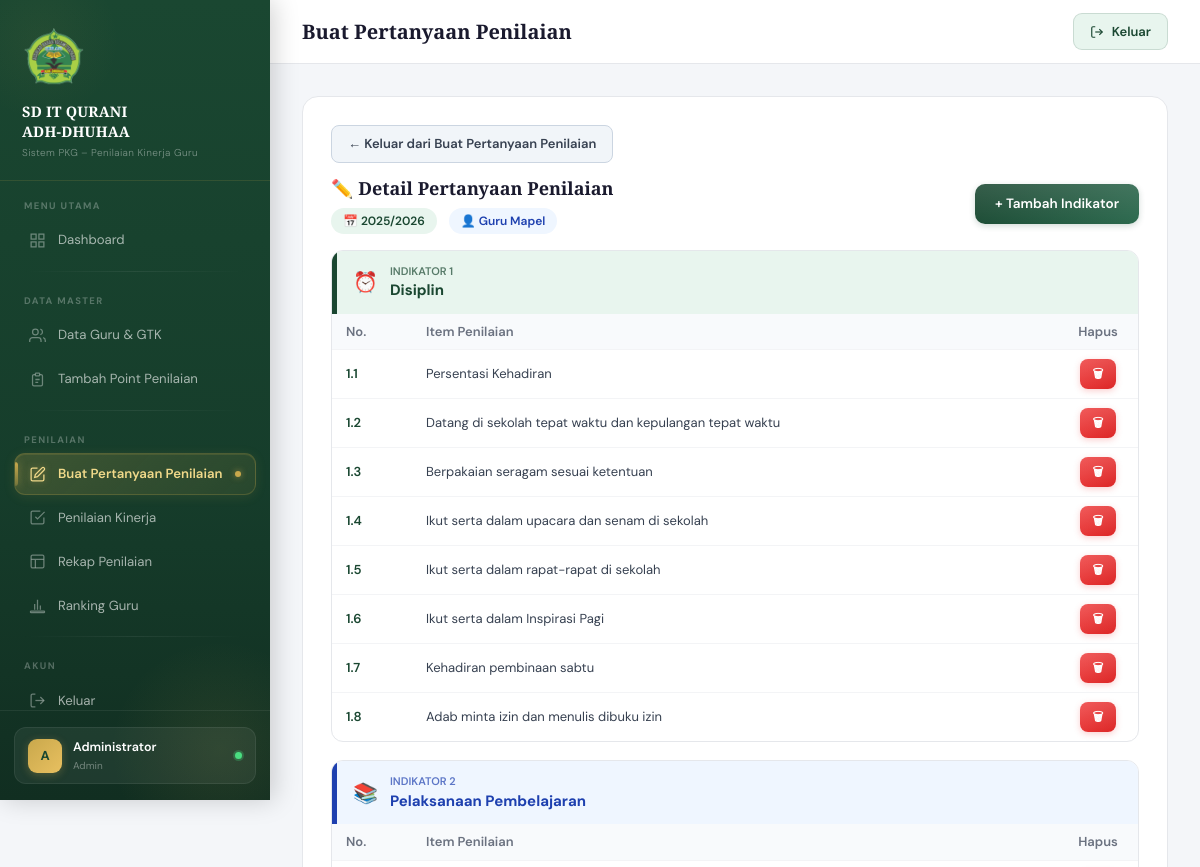
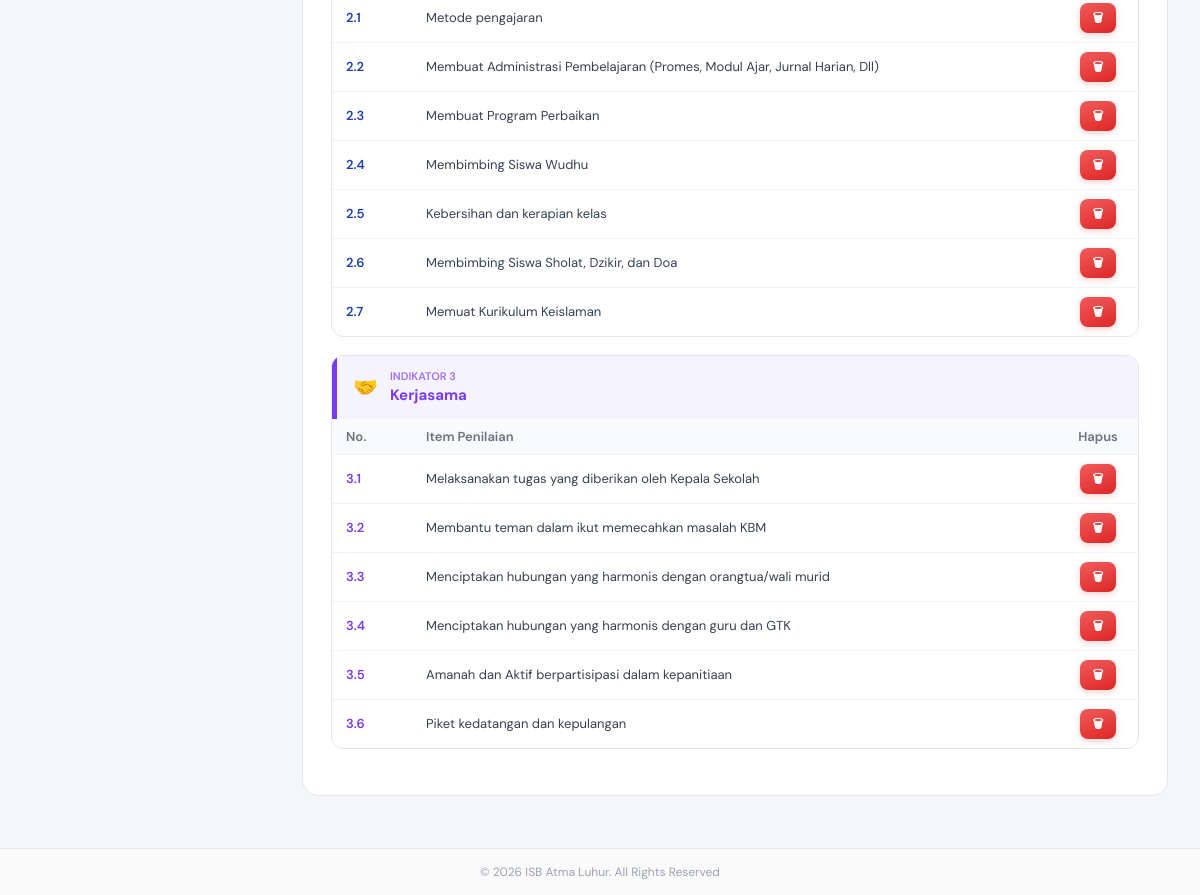
Page /custom_penilaian.php?action=edit&id=20 (signed in) on the committed database (2 pictures, top to bottom).
### tables this page shows
CREATE TABLE `komponen` (
  `id_komponen` int NOT NULL,
  `ta_komponen` varchar(255) NOT NULL COMMENT 'Nama/deskripsi komponen',
  `type_guru` varchar(20) NOT NULL COMMENT 'FK ke tipe_guru.kode'
);

CREATE TABLE `isi` (
  `id_komponen` int NOT NULL COMMENT 'FK ke komponen.id_komponen',
  `nama_indikator` varchar(100) NOT NULL COMMENT 'Nama indikator dalam custom penilaian',
  `urutan_isi` int DEFAULT '0' COMMENT 'Urutan indikator dalam komponen',
  `id_item` int NOT NULL COMMENT 'FK ke item.id_item',
  `nomor_item` varchar(10) NOT NULL COMMENT 'cth: 1.1, 1.2, 2.1'
);

CREATE TABLE `item` (
  `id_item` int NOT NULL,
  `nama_item` varchar(255) NOT NULL,
  `created_at` timestamp NULL DEFAULT CURRENT_TIMESTAMP
);

### includes/config.php (called while the page is built, shortened)
<?php
function getTipeGuru(PDO $pdo): array
{
    if (!isset($GLOBALS['_cache_tipe_guru'])) {
        try {
            $rows = $pdo->query("SELECT kode, label FROM tipe_guru ORDER BY urutan")->fetchAll();
            $result = [];
            foreach ($rows as $row) {
                $result[$row['kode']] = $row['label'];
            }
        } catch (Exception $e) {
            $GLOBALS['_cache_tipe_guru'] = [
                'guru_quran' => "Guru Qur'an",
                'guru_kelas' => 'Guru Kelas',
                'mapel'      => 'Guru Mapel',
                'gtk'        => 'GTK/Staff',
            ];
        }
    }
    return $GLOBALS['_cache_tipe_guru'];
}

### custom_penilaian.php (the view, shortened to what this page needs)
<?php
require_once 'includes/config.php';
$action = $_GET['action'] ?? '';
$id     = (int)($_GET['id'] ?? 0);
$tipeLabels   = getTipeGuru($pdo);
$editKomponen   = null;
$isiList        = [];
if ($action === 'edit' && $id) {
    $stmt = $pdo->prepare("SELECT * FROM komponen WHERE id_komponen = ?");
    $stmt->execute([$id]);
    $editKomponen = $stmt->fetch();
    if ($editKomponen) {
        $stmt2 = $pdo->prepare("
            SELECT s.*, m.nama_item
            FROM isi s
            JOIN item m ON s.id_item = m.id_item
            WHERE s.id_komponen = ?
            ORDER BY s.urutan_isi, s.nomor_item
        ");
        $stmt2->execute([$id]);
        $rawIsi = $stmt2->fetchAll();
        foreach ($rawIsi as $row) {
            $isiList[$row['nama_indikator']][] = $row;
        }
    }
}
require_once 'includes/header.php';
?>
<?php if ($action === 'edit' && $editKomponen): ?>
    <div class="data-table-card" style="margin-bottom:20px;">
        <div style="display:flex;align-items:center;gap:14px;margin-bottom:12px;">
            <a href="custom_penilaian.php"
                style="display:inline-flex;align-items:center;gap:8px;background:#f1f5f9;color:#374151;text-decoration:none;font-size:13px;font-weight:600;padding:8px 16px;border-radius:8px;border:1.5px solid #cbd5e1;transition:all .2s;"
                onmouseover="this.style.background='#e2e8f0';this.style.borderColor='#94a3b8';this.style.color='#111827';"
                onmouseout="this.style.background='#f1f5f9';this.style.borderColor='#cbd5e1';this.style.color='#374151';">
                ← Keluar dari Buat Pertanyaan Penilaian
            </a>
        </div>
        <div class="card-header-custom mb-3">
            <div>
                <div class="card-title-custom">✏️ Detail Pertanyaan Penilaian</div>
                <div style="margin-top:6px;display:flex;gap:12px;flex-wrap:wrap;">
                    <span style="background:#e8f5ee;color:#1a4731;padding:4px 12px;border-radius:20px;font-size:12px;font-weight:600;">
                        📅 <?= htmlspecialchars($editKomponen['ta_komponen']) ?>
                    </span>
                    <span style="background:#eff6ff;color:#1e40af;padding:4px 12px;border-radius:20px;font-size:12px;font-weight:600;">
                        👤 <?= htmlspecialchars($tipeLabels[$editKomponen['type_guru']] ?? $editKomponen['type_guru']) ?>
                    </span>
                </div>
            </div>
            <button type="button" onclick="openModalIndikator()" class="btn-primary-custom">
                + Tambah Indikator
            </button>
        </div>
        <?php
        $katIcons = [
            'Disiplin'                 => ['⏰', '#1a4731', '#e8f5ee'],
            'Pelaksanaan Pembelajaran' => ['📚', '#1e40af', '#eff6ff'],
            'Kerjasama'                => ['🤝', '#7c3aed', '#f5f3ff'],
        ];
        ?>
        <?php if (empty($isiList)): ?>
            <div style="text-align:center;padding:40px;color:#9ca3af;">
                <div style="font-size:36px;margin-bottom:12px;">📂</div>
                <p>Belum ada indikator. Tambahkan indikator dan pilih item penilaiannya.</p>
                <button type="button" onclick="openModalIndikator()" class="btn-primary-custom" style="margin-top:10px;">
                    + Tambah Indikator Pertama
                </button>
            </div>
        <?php else: ?>
            <?php
            $indIdx = 1;
            foreach ($isiList as $namaInd => $items):
                $ic = $katIcons[$namaInd] ?? ['📌', '#374151', '#f9fafb'];
            ?>
                <div style="border:1.5px solid #e5e7eb;border-radius:12px;overflow:hidden;margin-bottom:18px;">
                    <div style="background:<?= $ic[2] ?>;border-left:5px solid <?= $ic[1] ?>;padding:12px 16px;display:flex;align-items:center;gap:12px;">
                        <span style="font-size:20px;"><?= $ic[0] ?></span>
                        <div style="flex:1;">
                            <div style="font-size:11px;color:<?= $ic[1] ?>;font-weight:600;text-transform:uppercase;opacity:.7;">Indikator <?= $indIdx++ ?></div>
                            <div style="font-size:15px;font-weight:700;color:<?= $ic[1] ?>"><?= htmlspecialchars($namaInd) ?></div>
                        </div>
                    </div>
                    <table style="width:100%;border-collapse:collapse;font-size:13px;">
                        <thead>
                            <tr style="background:#f8fafc;">
                                <th style="padding:8px 14px;text-align:left;color:#6b7280;font-weight:600;width:80px;">No.</th>
                                <th style="padding:8px 14px;text-align:left;color:#6b7280;font-weight:600;">Item Penilaian</th>
                                <th style="padding:8px 14px;text-align:center;color:#6b7280;font-weight:600;width:80px;">Hapus</th>
                            </tr>
                        </thead>
                        <tbody>
                            <?php foreach ($items as $it): ?>
                                <tr style="border-top:1px solid #f3f4f6;">
                                    <td style="padding:9px 14px;font-weight:600;color:<?= $ic[1] ?>;"><?= htmlspecialchars($it['nomor_item']) ?></td>
                                    <td style="padding:9px 14px;color:#374151;word-break:break-word;overflow-wrap:anywhere;white-space:normal;"><?= htmlspecialchars($it['nama_item']) ?></td>
                                    <td style="padding:9px 14px;text-align:center;">
                                        <button onclick="hapusIsi(<?= (int)$it['id_item'] ?>, <?= $id ?>, '<?= htmlspecialchars(addslashes($it['nama_indikator']), ENT_QUOTES) ?>')"
                                            class="btn-primary-custom btn-sm-custom btn-delete">🗑</button>
                                    </td>
                                </tr>
                            <?php endforeach; ?>
                        </tbody>
                    </table>
                </div>
            <?php endforeach; ?>
        <?php endif; ?>
    </div>
<?php endif; ?>
<?php require_once 'includes/footer.php'; ?>

### includes/header.php (style rules this page uses)
:root { --hijau: #1a4731; --hijau-muda: #2d6a4f; --hijau-pale: #e8f5ee; --emas: #c9a84c; --emas-muda: #f0d98a; --krem: #faf7f2; --sidebar-w: 270px; --teks: #1a1a2e; --abu: #6b7280; --border: #e5e7eb; }
* { margin: 0; padding: 0; box-sizing: border-box; }
body { font-family: 'DM Sans', sans-serif; background: #f4f6f9; color: var(--teks); }
.data-table-card { background: #fff; border-radius: 16px; padding: 28px; border: 1px solid var(--border); }
.card-header-custom { display: flex; align-items: center; justify-content: space-between; margin-bottom: 24px; }
.card-title-custom { font-family: 'Playfair Display', serif; font-size: 18px; font-weight: 600; color: var(--teks); }
.btn-primary-custom { display: inline-flex; align-items: center; gap: 8px; padding: 10px 20px; background: linear-gradient(135deg, var(--hijau), var(--hijau-muda)); color: #fff; border: none; border-radius: 10px; font-size: 13.5px; font-weight: 500; cursor: pointer; text-decoration: none; transition: all 0.2s; }
.btn-sm-custom { padding: 6px 14px; font-size: 12px; }
.btn-delete { background: linear-gradient(135deg, #ef4444, #dc2626); }
.btn-primary-custom { display: inline-flex; align-items: center; gap: 7px; padding: 10px 20px; background: linear-gradient(135deg, var(--hijau) 0%, var(--hijau-muda) 100%); color: #fff !important; border: none; border-radius: 10px; font-size: 13.5px; font-weight: 600; cursor: pointer; text-decoration: none; transition: all .2s cubic-bezier(.4,0,.2,1); box-shadow: 0 2px 6px rgba(26,71,49,.2); position: relative; overflow: hidden; }
.btn-primary-custom::after { content:''; position:absolute; inset:0; background:linear-gradient(180deg,rgba(255,255,255,.12) 0%,transparent 100%); pointer-events:none; }
.btn-sm-custom { padding: 6px 13px !important; font-size: 12px !important; border-radius: 8px !important; gap: 5px !important; }
.btn-delete { background: linear-gradient(135deg, #ef4444, #dc2626) !important; box-shadow: 0 2px 6px rgba(239,68,68,.25) !important; }

### rows in the picture
komponen: ta_komponen "2025/2026", type_guru "Guru Mapel"
isi: nomor_item "1.1", id_item.nama_item "Persentasi Kehadiran"
isi: nomor_item "1.2", id_item.nama_item "Datang di sekolah tepat waktu dan kepulangan tepat waktu"
isi: nomor_item "1.3", id_item.nama_item "Berpakaian seragam sesuai ketentuan"
isi: nomor_item "1.4", id_item.nama_item "Ikut serta dalam upacara dan senam di sekolah"
isi: nomor_item "1.5", id_item.nama_item "Ikut serta dalam rapat-rapat di sekolah"
isi: nomor_item "1.6", id_item.nama_item "Ikut serta dalam Inspirasi Pagi"
isi: nomor_item "1.7", id_item.nama_item "Kehadiran pembinaan sabtu"
isi: nomor_item "1.8", id_item.nama_item "Adab minta izin dan menulis dibuku izin"
isi: nomor_item "2.1", id_item.nama_item "Metode pengajaran"
isi: nomor_item "2.2", id_item.nama_item "Membuat Administrasi Pembelajaran (Promes, Modul Ajar, Jurnal Harian, Dll)"
isi: nomor_item "2.3", id_item.nama_item "Membuat Program Perbaikan"
isi: nomor_item "2.4", id_item.nama_item "Membimbing Siswa Wudhu"
isi: nomor_item "2.5", id_item.nama_item "Kebersihan dan kerapian kelas"
isi: nomor_item "2.6", id_item.nama_item "Membimbing Siswa Sholat, Dzikir, dan Doa"
isi: nomor_item "2.7", id_item.nama_item "Memuat Kurikulum Keislaman"
isi: nomor_item "3.1", id_item.nama_item "Melaksanakan tugas yang diberikan oleh Kepala Sekolah"
isi: nomor_item "3.2", id_item.nama_item "Membantu teman dalam ikut memecahkan masalah KBM"
isi: nomor_item "3.3", id_item.nama_item "Menciptakan hubungan yang harmonis dengan orangtua/wali murid"
isi: nomor_item "3.4", id_item.nama_item "Menciptakan hubungan yang harmonis dengan guru dan GTK"
isi: nomor_item "3.5", id_item.nama_item "Amanah dan Aktif berpartisipasi dalam kepanitiaan"
isi: nomor_item "3.6", id_item.nama_item "Piket kedatangan dan kepulangan"

### other values in the picture
substr($user['nama_lengkap'], 0, 1) "A"
$user['nama_lengkap'] "Administrator"
str_replace('_', ' ', $user['role']) "Admin"
$pageTitle "Buat Pertanyaan Penilaian"
$ic[0] "⏰"
$namaInd "Disiplin"
$ic[0] "📚"
$namaInd "Pelaksanaan Pembelajaran"
$ic[0] "🤝"
$namaInd "Kerjasama"
